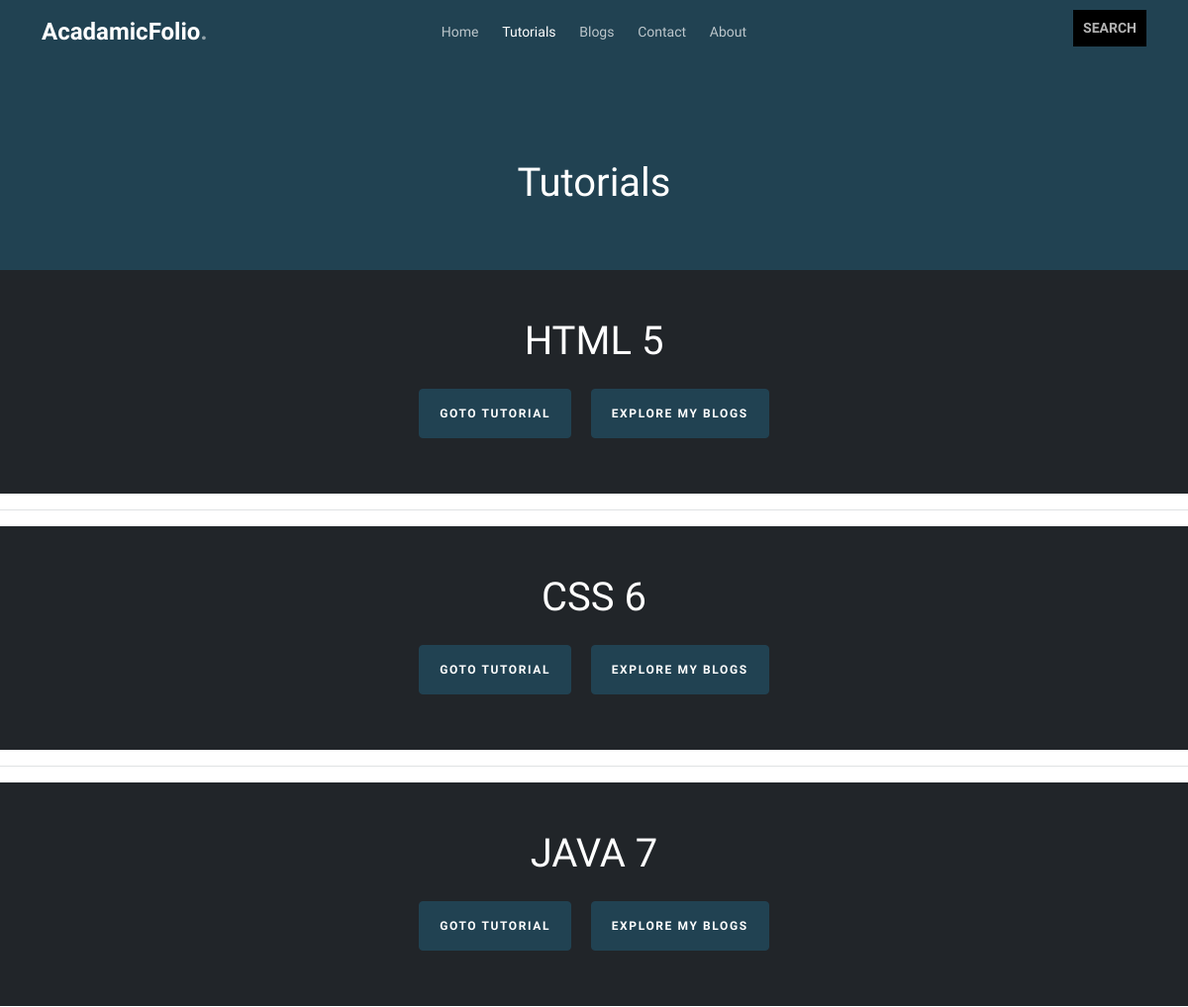
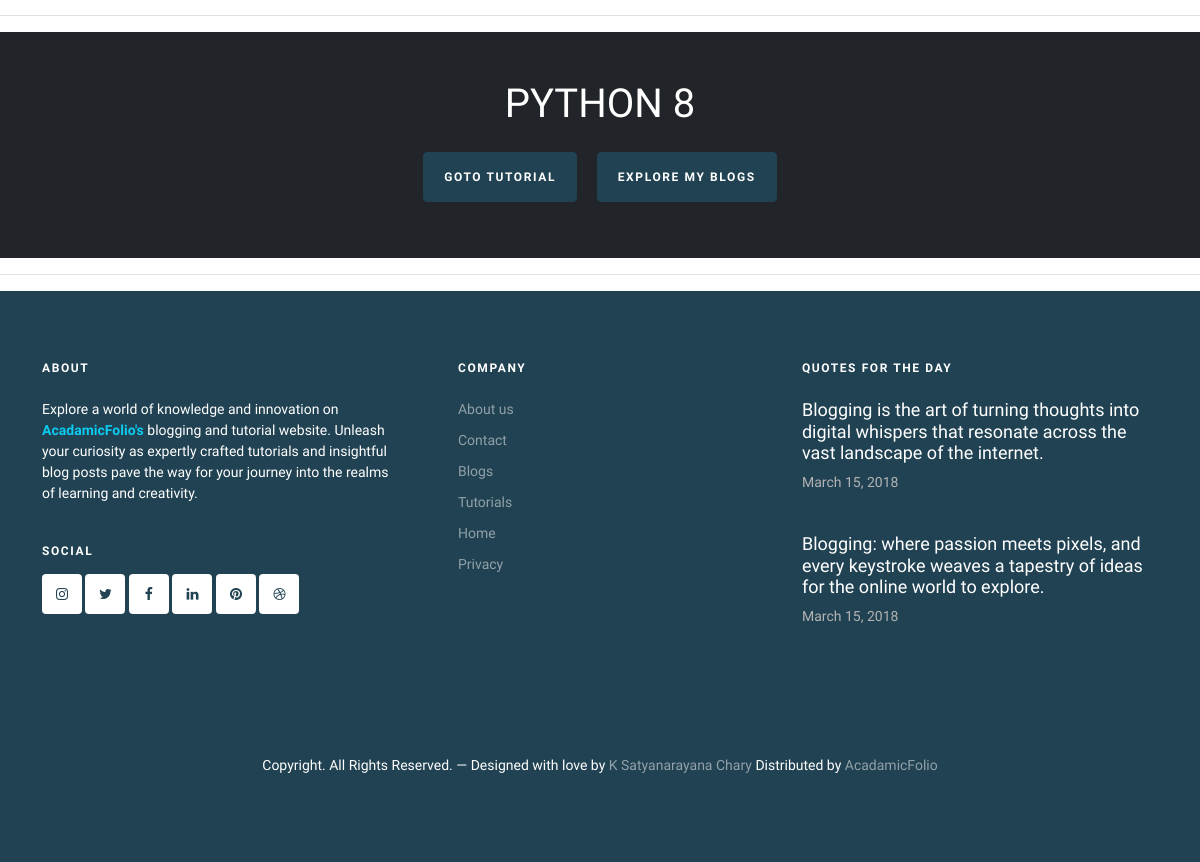
The app's page /tutorials/ with its own data (2 pictures, top to bottom).
### app/models.py (models this page shows, shortened)
class Tutorial(models.Model):
    tutorial_id = models.AutoField(primary_key=True)
    tutorial_name = models.CharField(max_length= 100)
    url = models.CharField(unique=True, max_length=100)

### app/views.py (the view)
# urls.py: path('tutorials/',tutorials,name="tutorials"),
def tutorials(request):
    tutorials = Tutorial.objects.all()
    return render(request,"tutorials.html",{'tutorials':tutorials})

### templates/tutorials.html (shortened to what this page needs)
{% extends "base.html" %}
{% block body %}
<div class="hero overlay inner-page bg-primary py-5">
  <div class="container">
    <div class="row align-items-center justify-content-center text-center pt-5">
      <div class="col-lg-6">
        <h1 class="heading text-white mb-3" data-aos="fade-up">Tutorials</h1>
      </div>
    </div>
  </div>
</div>
  {% for tutorials in tutorials %}
    <div id="intro"  class="p-5 text-center bg-dark pt-5" >
      <h1 class="mb-3 text-white">{{tutorials.tutorial_name}} {{tutorials.tutorial_id}}</h1>
      <a
        class="btn btn-primary m-2"
        href="posts/{{tutorials.url}}"
        role="button"
        rel="nofollow"
        >Goto Tutorial</a
      >
      <a class="btn btn-primary m-2" href="{% url 'blogs' %}" role="button"
        >Explore my Blogs</a
      >
    </div>
    <hr/>
  {% endfor %}
{% endblock body %}

### records on screen
Tutorial: tutorial_name "HTML", tutorial_id "5"
Tutorial: tutorial_name "CSS", tutorial_id "6"
Tutorial: tutorial_name "JAVA", tutorial_id "7"
Tutorial: tutorial_name "PYTHON", tutorial_id "8"
